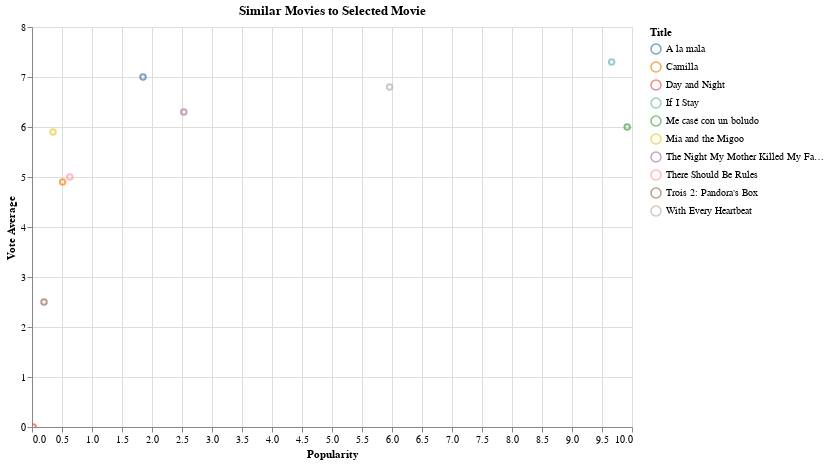

This figure's notebook cell:
### Code cell
# Function to find similar movies
def find_similar_movies(movie_title, top_n=10):
    idx = movies_metadata_overview[movies_metadata_overview['title'] == movie_title].index[0]
    query_embedding = embeddings[idx].reshape(1, -1)

    # Calculate cosine similarity between the query and all movie embeddings
    similarities = cosine_similarity(query_embedding, embeddings).flatten()

    # Get the top N similar movies
    similar_indices = similarities.argsort()[::-1][1:top_n+1]
    similar_movies = movies_metadata_overview.iloc[similar_indices]

    return similar_movies

# pick 5 movies from the top 100 movies
filtered_movies = movies_metadata_credits.head(100).sample(5)
similar_movies = pd.concat([find_similar_movies(movie_title).assign(query_title=movie_title) for movie_title in filtered_movies['title']])
similar_movies = similar_movies.copy()
similar_movies['popularity'] = similar_movies['popularity'].astype(float).round(2)

dropdown_symbol = alt.binding_select(options=list(similar_movies["query_title"].unique()), name=" ")
selection_symbol = alt.selection_point(fields=["query_title"], bind=dropdown_symbol, value=filtered_movies['title'].values[0])

# display the similar movies on a chart
alt.Chart(similar_movies).mark_point().encode(
    alt.X('popularity', title='Popularity'),
    alt.Y('vote_average', title='Vote Average'),
    alt.Color('title', title='Title'),
    tooltip=['title', 'overview']
).add_params(
    selection_symbol
).transform_filter(
    selection_symbol
).properties(
    title='Similar Movies to Selected Movie',
    width=600,
    height=400,
).interactive()

### Figure 1 — Vega-Lite specification as saved in the notebook (floating-point values rounded to 4 significant figures)
{"config": {"view": {"continuousWidth": 300, "continuousHeight": 300}}, "data": {"name": "data-96548527cfd2ec800e2b780049b79d90"}, "mark": {"type": "point"}, "encoding": {"color": {"field": "title", "title": "Title", "type": "nominal"}, "tooltip": [{"field": "title", "type": "nominal"}, {"field": "overview", "type": "nominal"}], "x": {"field": "popularity", "title": "Popularity", "type": "quantitative"}, "y": {"field": "vote_average", "title": "Vote Average", "type": "quantitative"}}, "height": 400, "params": [{"name": "param_66", "select": {"type": "point", "fields": ["query_title"]}, "bind": {"input": "select", "options": ["La La Land", "Taxi Driver", "The Empire Strikes Back", "Inglourious Basterds", "Oldboy"], "name": " "}, "value": "La La Land"}, {"name": "param_67", "select": {"type": "interval", "encodings": ["x", "y"]}, "bind": "scales"}], "title": "Similar Movies to Selected Movie", "transform": [{"filter": {"param": "param_66"}}], "width": 600, "$schema": "https://vega.github.io/schema/vega-lite/v5.17.0.json", "datasets": {"data-96548527cfd2ec800e2b780049b79d90": [{"id": 323400.0, "title": "There Should Be Rules", "overview": "Mia and Mirjam are two 14-year-olds who live in a very dreary little town. Though not especially grown-up, they're both trying. Mirjam gets a head start by forming a relationship with an older man who says he loves her. Mia has a dad who drinks a little too much. Lucky for them that they have each other. Not forgetting Karl, their super-smart buddy.", "popularity": 0.63, "vote_average": 5.0, "query_title": "La La Land"}, {"id": 71320.0, "title": "With Every Heartbeat", "overview": "Mia (Ruth Vega Fernandez) and Frida (Liv Mjönes), both in their thirties, meet each other for the first time at their parents' engagement party. Mia's father, Lasse (Krister Henriksson), is about to get married to Frida's mother, Elizabeth (Lena Endre), which will make Mia and Frida stepsisters. Lasse's daughter, Mia, has not visited her father in years and arrives with her boyfriend, Tim (Joakim Nätterqvist), with whom she is about to get married. As Mia and Frida get to know one another, strong emotions begin to stir between them. Their relationship will turn everything upside down for everyone close to them with dramatic consequences.", "popularity": 5.96, "vote_average": 6.8, "query_title": "La La Land"}, {"id": 161000.0, "title": "Day and Night", "overview": "Ten years ago, distinguished French author Alexandre (Alain Delon) exchanged his stressful, hectic life in Paris for a more peaceful existence upon a Mexican hacienda with his wife Ariane (Marianne Denicourt). Lucien (Jean-Pierre Kalfon) also accompanies them. There, Alexandre meets the strange lady-oracle Sonia (Lauren Bacall). As the film opens, the melancholy Alexandre is visited by the sensuous actress Laure (Arielle Dombasle) and her producer Raoul Fillipi (Karl Zero) who is going to make a movie of one of Alexandre's best-loved books. Laure is determined to play the part of the heroine and is willing to resort to seduction to get it. At the same time, Ariane is involved in a passionate affair with French-Mexican seismologist Carlo (Xavier Beauvois). While all of these characters wrangle and tangle with their different agendas, the local residents prepare for a violent revolution. ~ Sandra Brennan, Rovi", "popularity": 0.02, "vote_average": 0.0, "query_title": "La La Land"}, {"id": 367600.0, "title": "The Night My Mother Killed My Father", "overview": "Isabel is an actress recent in her 40 years old, unable to get new roles for movies or theaters, since then directors looking for younger women. She is married with the neurotic Ángel, a screenwriter who is working in his next cinema project with Susana, his producer and ex wife. After Isabel, Ángel, Susana and Carlos, Isabel's first husband, send away to them respective child to a school excursion, Isabel accepts to organize in her house a business dinner for Diego, an important Argentinian actor to negotiate his participation in the movie. During the dinner Carlos appears suddenly with a young girl called Álex, announcing their next wedding and moving to Brasil. But when a little time later Carlos dies unexpectedly, Ángel and Susana suspects of the guilty of Isabel, starting a series of events more maddened each time, along a long night where surprises seems not having end...", "popularity": 2.53, "vote_average": 6.3, "query_title": "La La Land"}, {"id": 249200.0, "title": "If I Stay", "overview": "Based on Gayle Forman's novel of the same name. \"If I Stay\" is the story of the gifted classical musician Mia and her boyfriend, Adam, an up and coming indie-rock star. Torn between two paths in life, her art or her relationship, Mia is forced to make an even starker choice between life and death when she is caught in a fatal car accident with her family one snowy morning in Oregon.", "popularity": 9.66, "vote_average": 7.3, "query_title": "La La Land"}, {"id": 390000.0, "title": "Me casé con un boludo", "overview": "Florencia, a rising actress, ends up falling in love with her co-star, a famous film star. When they decide to marry, Florencia becomes aware that in reality she fell in love with the character and that her husband is indeed a real idiot.", "popularity": 9.92, "vote_average": 6.0, "query_title": "La La Land"}, {"id": 51000.0, "title": "Mia and the Migoo", "overview": "Mia and the Migoo (French: Mia et le Migou) is a 2008 French animated film produced by Folimage and directed by Jacques-Rémy Girerd, about a young girl's search for her father in a tropical paradise threatened by the construction of a gigantic hotel resort. The film won the European Film Award for Best Animated Feature at the 22nd European Film Awards. An English-language version with American voice actors had a limited released in the United States on 27 March 2011. Whoopi Goldberg, Matthew Modine, Wallace Shawn, and James Woods, are four of the many talented actors who contribute.", "popularity": 0.35, "vote_average": 5.9, "query_title": "La La Land"}, {"id": 92380.0, "title": "Trois 2: Pandora's Box", "overview": "Stuck in a dull marriage, successful shrink Mia DuBois follows a patient's advice and exposes her wild side at a private underground club, where she meets a handsome stranger and begins an affair that may cost her more than just her husband.", "popularity": 0.2, "vote_average": 2.5, "query_title": "La La Land"}, {"id": 79780.0, "title": "Camilla", "overview": "Freda Lopez, an aspiring musician, travels with her husband to the beautiful beaches of Georgia where she befriends Camilla, an odd and exotic elderly woman who plays the violin. When the two embark on a journey together, Camilla reclaims a lost love and makes peace with herself and her son, while Freda discovers inner resources she never knew she had.", "popularity": 0.51, "vote_average": 4.9, "query_title": "La La Land"}, {"id": 317900.0, "title": "A la mala", "overview": "Maria Laura \"Mala\" is an actress with little luck, but she is successful working for other women, seducing their boyfriends to know if they are faithful or not. But everything changes when her dream to perform in her acting career depends on a job to be performed with Santiago who breaks the pattern and shakes her professional convictions.", "popularity": 1.85, "vote_average": 7.0, "query_title": "La La Land"}, {"id": 289700.0, "title": "An Act of War", "overview": "Battling insomnia and undiagnosed PTSD, a war veteran works nights as a projectionist at a decrepit theater. While struggling to adapt to civilian life, he soon finds himself tangled in an inescapable web of seduction, addiction, and violence.", "popularity": 1.66, "vote_average": 5.1, "query_title": "Taxi Driver"}, {"id": 26560.0, "title": "Combat Shock", "overview": "A dangerously disturbed Vietnam veteran struggles with life 15 years after his return home, and slowly falls into insanity from his gritty urban lifestyle.", "popularity": 1.64, "vote_average": 6.4, "query_title": "Taxi Driver"}, {"id": 36350.0, "title": "Light Sleeper", "overview": "A drug dealer with upscale clientele is having moral problems going about his daily deliveries. A reformed addict, he has never gotten over the wife that left him, and the couple that use him for deliveries worry about his mental well-being and his effectiveness at his job. Meanwhile someone is killing women in apparently drug-related incidents.", "popularity": 7.47, "vote_average": 5.7, "query_title": "Taxi Driver"}, {"id": 4578.0, "title": "Flesh", "overview": "A heroin junkie works as a prostitute to support his habit and fund an abortion needed by the girlfriend of his lesbian wife. His seedy encounters with delusional and damaged clients, and dates with drag queens and hustlers are heavy on sex, drugs and decadence.", "popularity": 1.1, "vote_average": 7.0, "query_title": "Taxi Driver"}, {"id": 77170.0, "title": "Saint Jack", "overview": "Compelling character study, revolving around Jack Flowers (Ben Gazzara), an American hustler trying to make his fortune in 1970s Singapore in small time pimping. He dreams of building a fortune by running a brothel himself and returning to the States to lead a life of luxury. Savvy but not unsavory he strikes up a friendship with William Leigh (Denholm Elliot), a genial and decent auditor who travels to Singapore every year. Ultimately, the background of the Vietnam War comes into the picture as Jack is offered the opportunity by the CIA to run a brothel for the R&amp;R activities of U.S. soldiers on leave in Singapore.", "popularity": 0.02, "vote_average": 6.5, "query_title": "Taxi Driver"}, {"id": 3116.0, "title": "Midnight Cowboy", "overview": "A naive male prostitute and his sickly friend struggle to survive on the streets of New York City.", "popularity": 10.58, "vote_average": 7.4, "query_title": "Taxi Driver"}, {"id": 42590.0, "title": "Hi, Mom!", "overview": "Vietnam vet John Rubin returns to New York and rents a rundown flat in Greenwhich Village. It is in this flat that he begins to film, 'Peeping Tom' style, the people in the apartment across the street. His obsession with making films leads him to fall in with a radical 'Black Power' group, which in turn leads him to carry out a bizarre act of urban terrorism.", "popularity": 2.46, "vote_average": 5.8, "query_title": "Taxi Driver"}, {"id": 19380.0, "title": "Targets", "overview": "An elderly horror-film star who, while making a personal appearance at a drive-in theatre, confronts a psychotic Vietnam veteran who has turned into a mass-murdering sniper.", "popularity": 1.74, "vote_average": 6.6, "query_title": "Taxi Driver"}, {"id": 13920.0, "title": "A Bright Shining Lie", "overview": "Something in his past keeps career Army man John Paul Vann from advancing past colonel. He views being sent to Vietnam as part of the US military advisory force a stepping stone to promotion. However, he disagrees vocally (and on the record) with the way the war is being run and is forced to leave the military. Returning to Vietnam as a civilian working with the Army, he comes to despise some South Vietnamese officers while he takes charge of some of the U.S. forces and continues his liaisons with Vietnamese women.", "popularity": 1.67, "vote_average": 6.1, "query_title": "Taxi Driver"}, {"id": 16030.0, "title": "Little Soldier", "overview": "A soldier returning from war is hired by her own father to drive his prostitutes around town. She calls upon herself to help one of them.", "popularity": 0.47, "vote_average": 6.3, "query_title": "Taxi Driver"}, {"id": 1895.0, "title": "Star Wars: Episode III - Revenge of the Sith", "overview": "Years after the onset of the Clone Wars, the noble Jedi Knights lead a massive clone army into a galaxy-wide battle against the Separatists. When the sinister Sith unveil a thousand-year-old plot to rule the galaxy, the Republic crumbles and from its ashes rises the evil Galactic Empire. Jedi hero Anakin Skywalker is seduced by the dark side of the Force to become the Emperor's new apprentice – Darth Vader. The Jedi are decimated, as Obi-Wan Kenobi and Jedi Master Yoda are forced into hiding. The only hope for the galaxy are Anakin's own offspring – the twin children born in secrecy who will grow up to become heroes.", "popularity": 13.17, "vote_average": 7.1, "query_title": "The Empire Strikes Back"}, {"id": 11.0, "title": "Star Wars", "overview": "Princess Leia is captured and held hostage by the evil Imperial forces in their effort to take over the galactic Empire. Venturesome Luke Skywalker and dashing captain Han Solo team together with the loveable robot duo R2-D2 and C-3PO to rescue the beautiful princess and restore peace and justice in the Empire.", "popularity": 42.15, "vote_average": 8.1, "query_title": "The Empire Strikes Back"}, {"id": 1892.0, "title": "Return of the Jedi", "overview": "As Rebel leaders map their strategy for an all-out attack on the Emperor's newer, bigger Death Star. Han Solo remains frozen in the cavernous desert fortress of Jabba the Hutt, the most loathsome outlaw in the universe, who is also keeping Princess Leia as a slave girl. Now a master of the Force, Luke Skywalker rescues his friends, but he cannot become a true Jedi Knight until he wages his own crucial battle against Darth Vader, who has sworn to win Luke over to the dark side of the Force.", "popularity": 14.59, "vote_average": 7.9, "query_title": "The Empire Strikes Back"}, {"id": 1894.0, "title": "Star Wars: Episode II - Attack of the Clones", "overview": "Ten years after the invasion of Naboo, the galaxy is on the brink of civil war. Under the leadership of a renegade Jedi named Count Dooku, thousands of solar systems threaten to break away from the Galactic Republic. When an assassination attempt is made on Senator Padmé Amidala, the former Queen of Naboo, twenty-year-old Jedi apprentice Anakin Skywalker is assigned to protect her. In the course of his mission, Anakin discovers his love for Padmé as well as his own darker side. Soon, Anakin, Padmé, and Obi-Wan Kenobi are drawn into the heart of the Separatist movement and the beginning of the Clone Wars.", "popularity": 14.07, "vote_average": 6.4, "query_title": "The Empire Strikes Back"}, {"id": 1893.0, "title": "Star Wars: Episode I - The Phantom Menace", "overview": "Anakin Skywalker, a young slave strong with the Force, is discovered on Tatooine. Meanwhile, the evil Sith have returned, enacting their plot for revenge against the Jedi.", "popularity": 15.65, "vote_average": 6.4, "query_title": "The Empire Strikes Back"}, {"id": 12180.0, "title": "Star Wars: The Clone Wars", "overview": "Set between Episode II and III the Clone Wars is the first computer animated Star Wars film. Anakin and Obi Wan must find out who kidnapped Jabba the Hutts son and return him safely. The Seperatists will try anything to stop them and ruin any chance of a diplomatic agreement between the Hutt's and the Republic.", "popularity": 8.52, "vote_average": 5.8, "query_title": "The Empire Strikes Back"}, {"id": 74850.0, "title": "The Star Wars Holiday Special", "overview": "Luke Skywalker and Han Solo battle evil Imperial forces to help Chewbacca reach his imperiled family on the Wookiee planet - in time for Life Day, their most important day of the year!", "popularity": 4.1, "vote_average": 3.2, "query_title": "The Empire Strikes Back"}, {"id": 140600.0, "title": "Star Wars: The Force Awakens", "overview": "Thirty years after defeating the Galactic Empire, Han Solo and his allies face a new threat from the evil Kylo Ren and his army of Stormtroopers.", "popularity": 31.63, "vote_average": 7.5, "query_title": "The Empire Strikes Back"}, {"id": 257200.0, "title": "Threads of Destiny", "overview": "94 years after The Battle of Yavin, the New Republic has been resurrected and democracy once again rules the galaxy. The Jedi Order is reestablished on the planet Yavin 4, and has continued to train new Jedi Knights in the art of peace and justice. But all is not peaceful in this new world. With the fall of the Dark Empire, the ancient Skenvi Empire now comes out of the shadow to make its move. The Skenvi now oppose the New Republic for control over the galaxy with their aggressively growing empire. The Skenvi seek to seize control of all the galaxy's most valuable resources to cripple their enemies. And if a planet refuses to join them, they have been known to take very aggressive actions. Caught in between this struggle over the fate of the galaxy is the little planet of Coreign. The planet possesses a very powerful resource that would greatly favor the side that has access to it if a galactic war was to emerge.", "popularity": 0.74, "vote_average": 4.0, "query_title": "The Empire Strikes Back"}, {"id": 76180.0, "title": "Empire of Dreams: The Story of the Star Wars Trilogy", "overview": "Empire of Dreams: The Story of the Star Wars Trilogy is a 2004 documentary film directed by Kevin Burns and narrated by Robert Clotworthy. It documents the making of the original Star Wars trilogy.", "popularity": 5.8, "vote_average": 7.1, "query_title": "The Empire Strikes Back"}, {"id": 74940.0, "title": "War of the Buttons", "overview": "Occupied France; Lebrac leads a play war between two rival kid gangs, but a girl he likes, who's Jewish, is in danger of being discovered by local Nazi sympathisers. Lebrac and the village must now respond to the reality of what's happening.", "popularity": 8.03, "vote_average": 5.8, "query_title": "Inglourious Basterds"}, {"id": 23530.0, "title": "First Squad: The Moment of Truth", "overview": "Set during the opening days of World War II on the Eastern Front. Its main cast are a group of Soviet teenagers with extraordinary abilities; the teenagers have been drafted to form a special unit to fight the invading German army. They are opposed by a Schutzstaffel officer who is attempting to raise from the dead a supernatural army of crusaders from the 12th-century Order of the Sacred Cross.", "popularity": 1.8, "vote_average": 5.6, "query_title": "Inglourious Basterds"}, {"id": 6968.0, "title": "The Baader Meinhof Complex", "overview": "Der Baader Meinhof Komplex depicts the political turmoil in the period from 1967 to the bloody \"Deutschen Herbst\" in 1977. The movie approaches the events based on Stefan Aust's standard work on Die Rote Armee Fraktion (RAF). The story centers on the leadership of the self named anti-fascist resistance to state violence: Andreas Baader, Ulrike Meinhof and Gudrun Ensslin.", "popularity": 5.16, "vote_average": 7.1, "query_title": "Inglourious Basterds"}, {"id": 78320.0, "title": "The Cross of Lorraine", "overview": "French soldiers (Jean-Pierre Aumont, Gene Kelly) surrender to lying Nazis and are herded into a barbaric prison camp.", "popularity": 4.48, "vote_average": 5.6, "query_title": "Inglourious Basterds"}, {"id": 41490.0, "title": "The Statement", "overview": "The film is set in France in the 1990s, the French were defeated by the Germans early in World War II, an armistice was signed in 1940 which effectively split France into a German occupied part in the North and a semi-independent part in the south which became known as Vichy France. In reality the Vichy government was a puppet regime controlled by the Germans. Part of the agreement was that the Vichy Government would assist with the 'cleansing' of Jews from France. The Vichy government formed a police force called the Milice, who worked with the Germans...", "popularity": 3.24, "vote_average": 5.9, "query_title": "Inglourious Basterds"}, {"id": 80700.0, "title": "Westfront 1918", "overview": "A group of German infantrymen of the First World War live out their lives in the trenches of France. They find brief entertainment and relief in a village behind the lines, but primarily terror fills their lives as the attacks on and from the French army ebb and flow. One of the men, Karl, goes home on leave only to discover the degradation forced on his family by wartime poverty. He returns to the lines in time to face an enormous attack by French tanks.", "popularity": 1.06, "vote_average": 5.8, "query_title": "Inglourious Basterds"}, {"id": 14650.0, "title": "Bon voyage", "overview": "Isabelle Adjani and Gerard Depardieu star in director Jean-Paul Rappenau's amusing farce set on the eve of World War II, which follows the intersecting lives of four Parisians as they cope with the impending invasion of their city by German forces. As the French government braces for impact, the lives of a young writer, a vain movie star, a French politician and a young scientist are examined as they attempt to deal with war and evade German spies.", "popularity": 2.45, "vote_average": 5.7, "query_title": "Inglourious Basterds"}, {"id": 199200.0, "title": "Stars", "overview": "World War II has long provided fodder for European filmmakers and East German director Konrad Wolf is no exception. In this uneven though at times compelling drama, he examines the conflict involved in a forbidden love. While the war is in full swing, a young German solder is assigned to a unit in charge of deporting Jews to the death camps. He falls in love with one of the Jewish women being deported, an impossible situation which he knows has no easy solution, if any. Alternately philosophical and at the end, at least, quite powerful, this film may still be too downbeat for most general audiences.", "popularity": 0.19, "vote_average": 5.0, "query_title": "Inglourious Basterds"}, {"id": 22310.0, "title": "The Inglorious Bastards", "overview": "Set in Europe during WWII, a group of American soldiers on their way to military prison are beset upon by a German artillery attack, escaping with Switzerland in their sights. Before making it any farther, they volunteer to steal a V2 warhead for the French Underground - taking them deep into the heart of German territory.", "popularity": 9.46, "vote_average": 5.9, "query_title": "Inglourious Basterds"}, {"id": 157500.0, "title": "Seven Journeys", "overview": "Told in seven chapters, Käutner’s first postwar film portrays the lives of average people overwhelmed and traumatized by the impact of fascism. Käutner uses the framing device of an automobile whose various owners serve as the film’s protagonists and initiate its episodic structure. The characters represent an interesting cross-section of the German people including a deserting soldier, a Jewish couple and a composer who has been labeled as subversive. During a time when most Germans wanted to forget the past, Käutner eschewed the controlled setting of the UFA studios and chose to film in the bombed out streets of Berlin, crafting a humanistic rendering of recent history.", "popularity": 0.37, "vote_average": 5.0, "query_title": "Inglourious Basterds"}, {"id": 60310.0, "title": "Victim", "overview": "After being mysteriously kidnapped by a Doctor and his violent henchman, a young man is held captive in the converted cellar of an old mansion. For reasons unknown, he's forced to endure heinous physical and psychological torture, but slowly realizes the worst is yet to come when the Doctor's brutal plan for him is finally revealed….", "popularity": 0.84, "vote_average": 4.0, "query_title": "Oldboy"}, {"id": 77160.0, "title": "And God Said to Cain", "overview": "An innocent man sentenced to ten years in prison for a crime he did not commit, is released from jail, promising to seek revenge on the guilty.", "popularity": 0.75, "vote_average": 5.1, "query_title": "Oldboy"}, {"id": 505.0, "title": "Johnny Handsome", "overview": "A career criminal who has been deformed since birth is given a new face by a kindly doctor and paroled from prison. It appears that he has gone straight, but he is really planning his revenge on the man who killed his mentor and sent him to prison.", "popularity": 9.06, "vote_average": 6.1, "query_title": "Oldboy"}, {"id": 84720.0, "title": "The Brute Man", "overview": "A facially deformed and mentally unhinged man wreaks his revenge on those he believes deformed him, with a series of brutal murders.", "popularity": 0.34, "vote_average": 4.4, "query_title": "Oldboy"}, {"id": 819.0, "title": "Sleepers", "overview": "Two gangsters seek revenge on the state jail worker who during their stay at a youth prison sexually abused them. A sensational court hearing takes place to charge him for the crimes. A moving drama from director Barry Levinson.", "popularity": 9.2, "vote_average": 7.3, "query_title": "Oldboy"}, {"id": 13060.0, "title": "Adulthood", "overview": "After serving six years for killing his schoolmate, a young man learns that someone is out for revenge.", "popularity": 4.29, "vote_average": 6.0, "query_title": "Oldboy"}, {"id": 35010.0, "title": "Rapt", "overview": "A rich industrialist is brutally kidnapped. While he physically and mentally degenerates in imprisonment, the kidnappers, police and the board of the company of which he is director negotiate about the ransom of 50 million euro.", "popularity": 1.61, "vote_average": 6.1, "query_title": "Oldboy"}, {"id": 175000.0, "title": "The Grim Game", "overview": "Jailed unjustly for a murder he did not commit, a young man uses his amazing powers of escape to free himself and pursue the actual killers, who hold his fiancée captive.", "popularity": 0.08, "vote_average": 0.0, "query_title": "Oldboy"}, {"id": 31040.0, "title": "A Somewhat Gentle Man", "overview": "After serving a 12-year sentence for killing the man that slept with his wife, a man ponders whether he should try and reconcile with his family, or take revenge on those who turned him in.", "popularity": 2.41, "vote_average": 6.4, "query_title": "Oldboy"}, {"id": 18530.0, "title": "Bronson", "overview": "A young man who was sentenced to 7 years in prison for robbing a post office ends up spending 30 years in solitary confinement. During this time, his own personality is supplanted by his alter ego, Charles Bronson.", "popularity": 9.52, "vote_average": 6.9, "query_title": "Oldboy"}]}}
